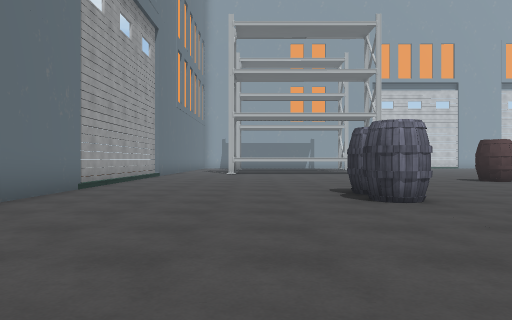
view 1 (above)

24 first-person views from a walk through a Unity game level. The camera is 1.2 m above the floor, looks level and sees 70° across. The floor is counted in squares, 2 m on a side. Each view is taken from the middle of a square. On the plan, view 1 faces up. The plan holds only what a view shows up to about 10 squares ahead; the rest is blank. The place goes on beyond the plan. The player character is not drawn. Some animated figures are not drawn. Some surface patterns are stand-ins.

view 2
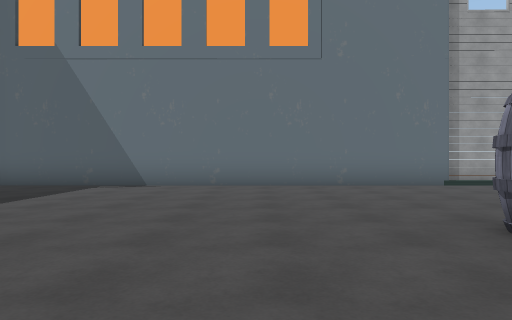

view 3
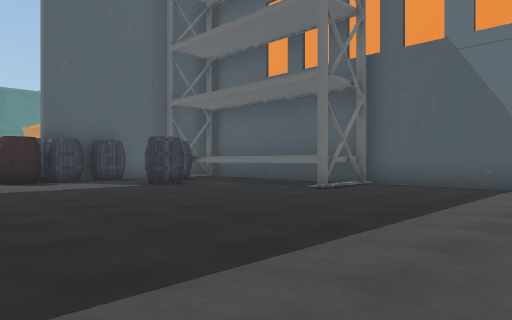

view 4
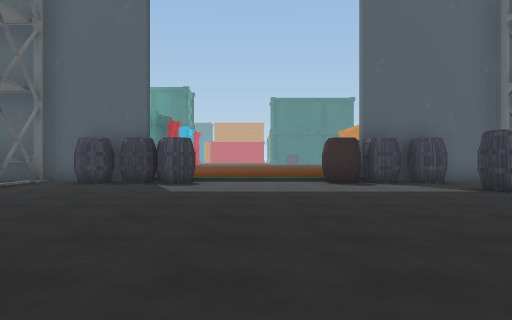

view 5
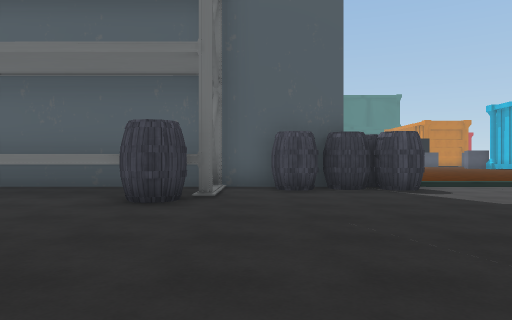

view 6
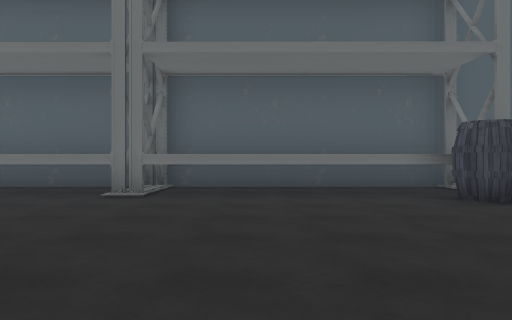

view 7
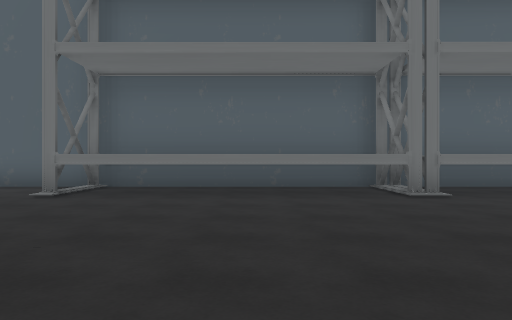

view 8
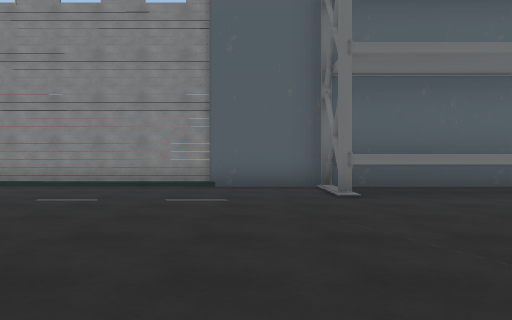

view 9
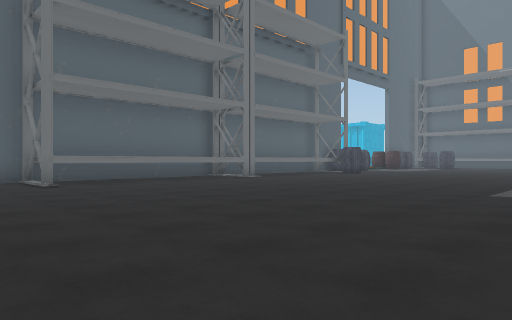

view 10
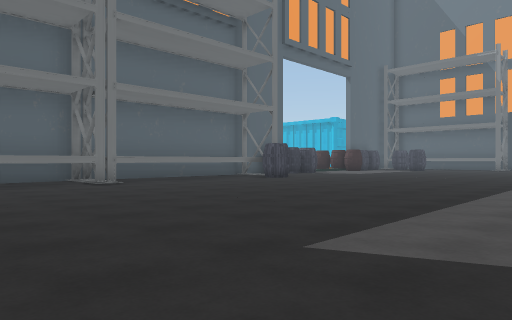

view 11
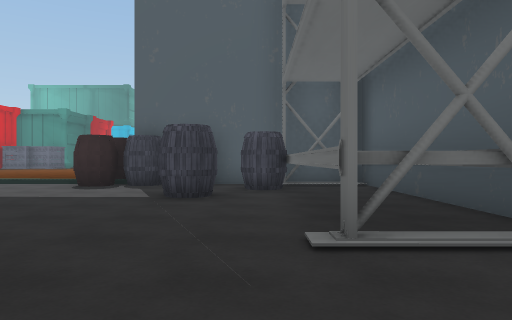

view 12
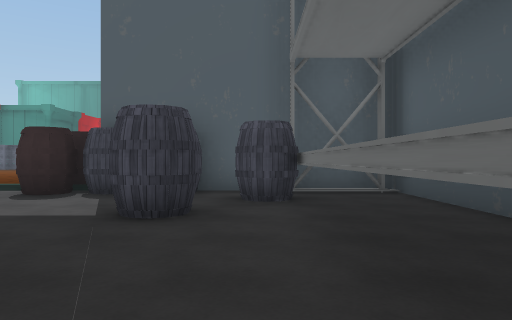

view 13
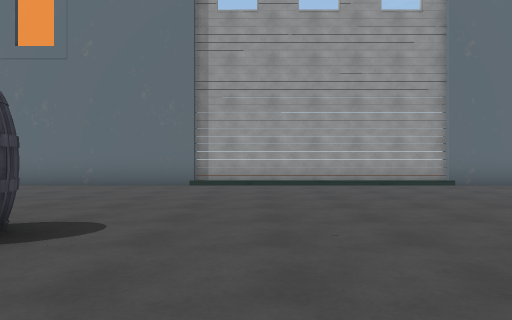

view 14
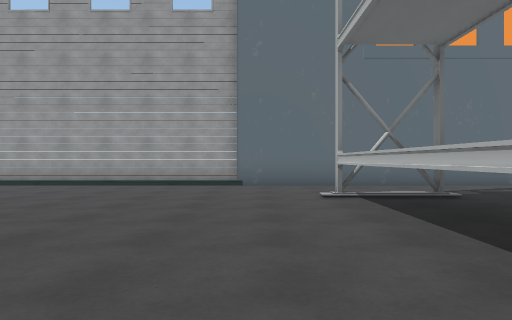

view 15
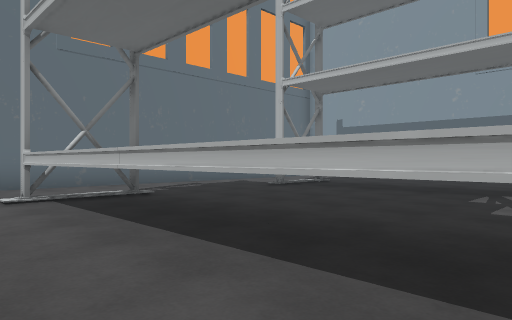

view 16
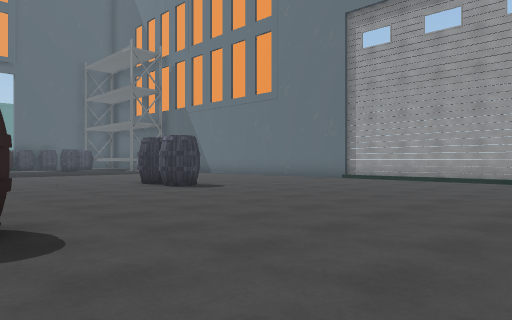

view 17
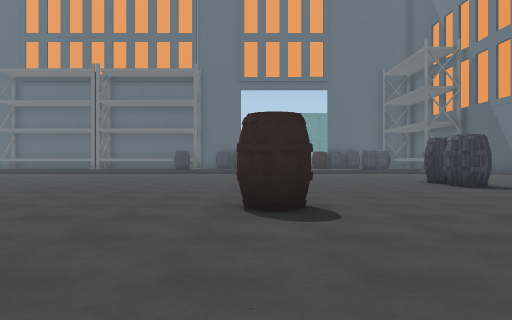

view 18
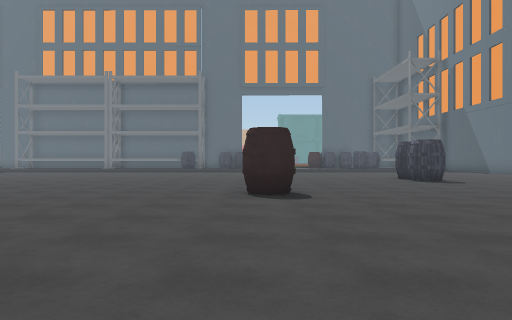

view 19
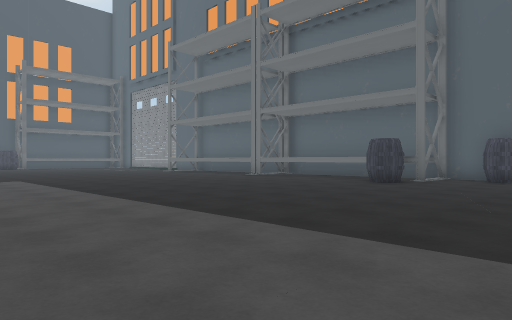

view 20
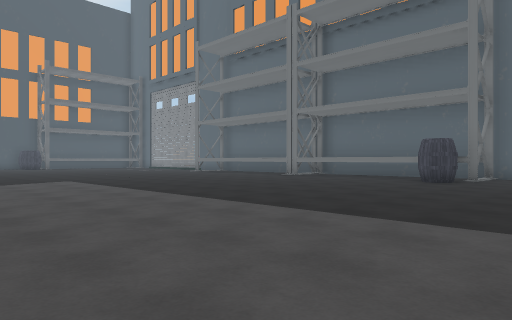

view 21
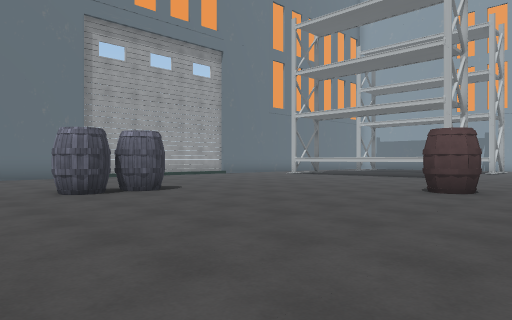

view 22
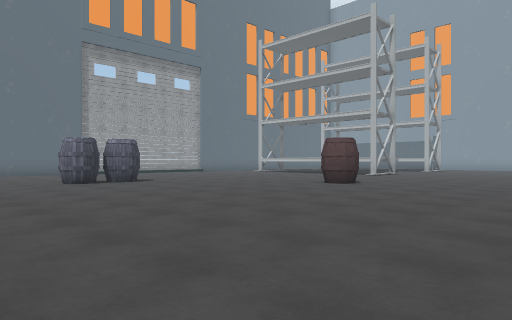

view 23
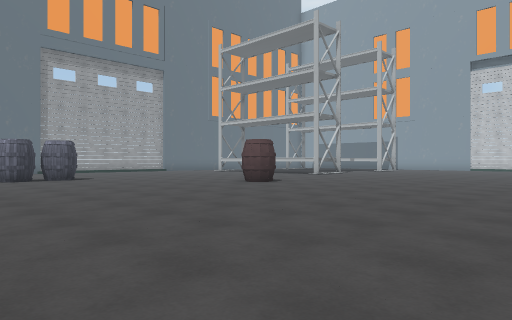

view 24
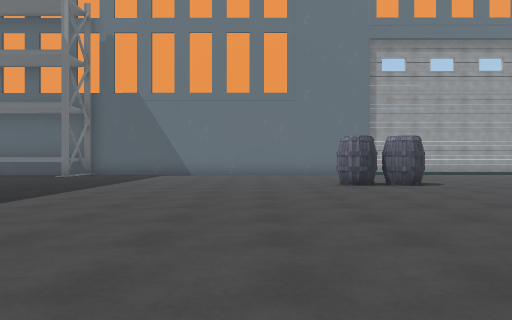

### Floor plan
Key: @ floor where view 1 was taken; # wall or solid block; x gap in a wall; . floor; ^ raised ledge; B barrel.
Columns run from 4 left of view 1 to 30 right of it. Each row starts with its distance up from view 1.
 17 #...^^^^^  .
 16 #..^^^^^^^...
 15 #.............
 14 #................
 13 #................
 12 #................
 11 #..........B......
 10 #..........B......
  9 #.................
  8 #.................
  7 #.....B............
  6 #.....B............
  5 #.....B............
  4 #..................
  3 #..................
  2 #....................
  1 #......................... ....
  0 #...@..........................
 -1 #..............................
 -2 #..............................
 -3 #..............................
 -4 #^^.............................
 -5 #^^.............................
 -6 #^^..............................
 -7 #^^.B..........B..................
 -8 #^^B...........xB^^^^#^^^^^^......
 -9 #^BB...B...B.B.^     #      .......
-10 ####B#BB...BBB#####################

Where each view was taken, in squares from view 1:
view 1: 0 up, 0 right, facing up
view 2: 3 up, 5 right, facing left
view 3: 1 up, 5 right, facing down-left
view 4: 0 up, 5 right, facing down
view 5: 2 down, 10 right, facing down
view 6: 2 down, 15 right, facing down
view 7: 2 down, 20 right, facing down
view 8: 2 down, 25 right, facing down
view 9: 1 up, 26 right, facing down-left
view 10: 1 up, 21 right, facing down-left
view 11: 1 down, 1 left, facing down
view 12: 3 down, 1 left, facing down
view 13: 9 up, 5 right, facing left
view 14: 14 up, 5 right, facing left
view 15: 14 up, 5 right, facing up-left
view 16: 14 up, 7 right, facing down-left
view 17: 15 up, 7 right, facing down
view 18: 17 up, 7 right, facing down
view 19: 2 up, 7 right, facing down-right
view 20: 3 up, 8 right, facing down-right
view 21: 3 up, 9 right, facing up-left
view 22: 2 up, 12 right, facing up-left
view 23: 3 up, 14 right, facing up-left
view 24: 3 up, 11 right, facing left
